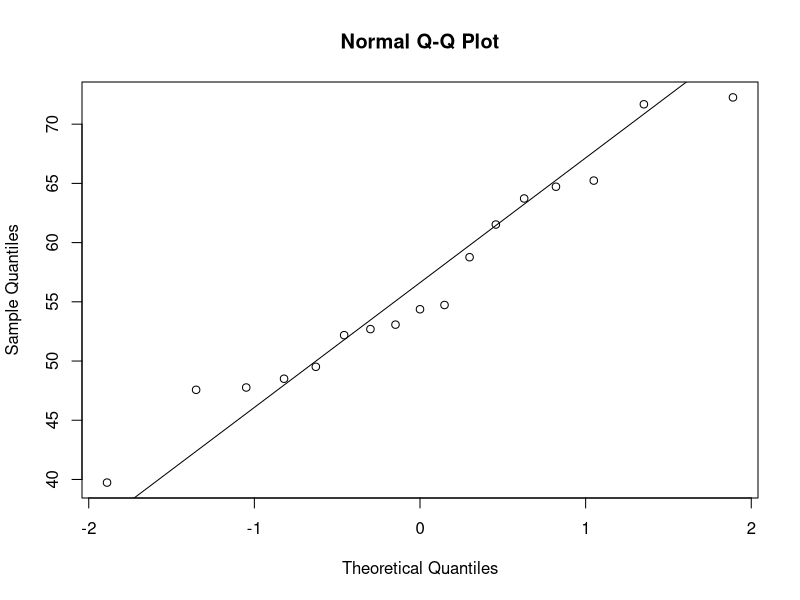
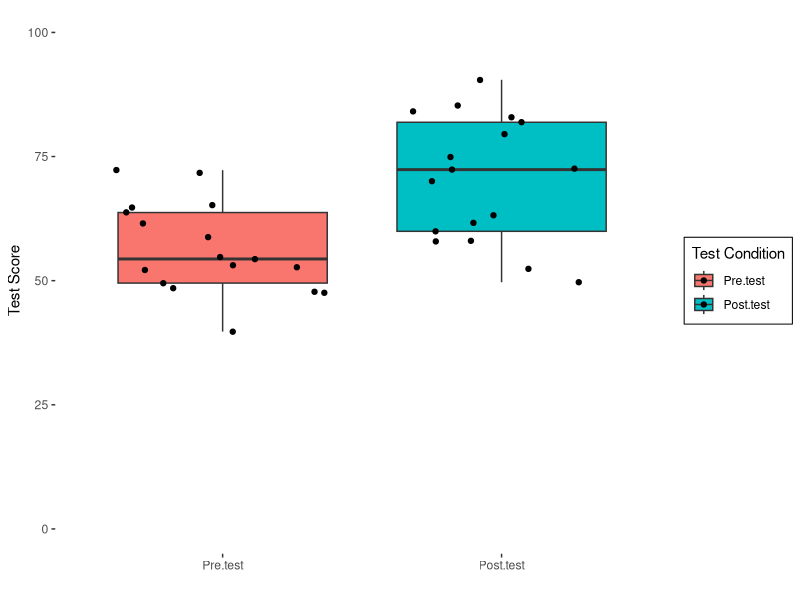

Generate these figures, in order, with R: (Note: this script raises an error after producing the figures.)
## ---- chunk 1
rm(list = ls())

# load libraries
library(psych)

# t tests
# use when you have 2 means!
# can compare your single mean against a known population, or repeated measures 



# paired-samples t-test - often a pre-test /post-test model
d <-read.csv("paired_ttest.csv") # load the data
describe(d$Pre.test) # check the means, pre-test M = 56.36, SD = 9.04, SE = 2.19
describe(d$Post.test) # check the means, post-test M = 70.39, SD = 12.54, SE = 3.04

#want to use describeBy for long format - this isn't what we have here, but we

#look at our normality with a quantile-quantile 
qqnorm(d$Pre.test) #examine QQ plots
qqline(d$Pre.test) # with line ;  make normality decision - note, normality don't matter too much with large sample size!


#paired = true is a paired samples T-test , paired=false is an independent T test.
# note that each row here is a participant
# do a two tailed test  - just looking for an extreme value - gets funny if you have a one tailed test
# sign of the T statistic is flipped depending on which group you put in first 
t.test(d$Pre.test, d$Post.test, paired = TRUE) # significant difference
# t(16) = -4.59, p < .001, 95% CI [-20.50, -7.55]

# you can calculate the Cohen's d, or the R squared for effect sizes
#R^2 = (t^2) / (t^2 +df)

#now, how do we graph this?
# we need it in the long format for ggplot

library(tidyr)
d_long <- gather(d,
                 condition, # pre or post test 
                 measurement, #the test scores
                 Pre.test:Post.test, # all of the columns from Pre.test to Post.test
                 factor_key = TRUE)

# visualize
library(ggplot2)
ggplot(d_long, aes(x = condition, y = measurement, fill = condition)) + geom_boxplot() + geom_jitter() + ylim(0,100) + xlab("") + ylab("Test Score") + 
  labs(fill='Test Condition') + 
  theme(
    panel.background = element_rect(fill= 'transparent'), #transparent panel bg
    plot.background = element_rect(fill='transparent', color=NA), #transparent plot bg
    panel.grid.major = element_blank(), #remove major gridlines
    panel.grid.minor = element_blank(), #remove minor gridlines
    legend.background = element_rect(fill='transparent'), #transparent legend bg
    legend.box.background = element_rect(fill='transparent') #transparent legend panel
  )

# rm(list =ls()) to clear the workspace

# independent-samples t-test
# fortunately, the layout can still be in wide format like with paired-sample tests
i <-read.csv("independent_ttest.csv")
describe(i$Level.6) # M = 80.73, SD = 7.95
describe(i$Level.3) # M = 63.02, SD = 26.08

t.test(i$Level.6, i$Level.3, var.equal = FALSE) # significant difference; note that R assumes unequal variances between groups; if your variance is equal, use var.equal = TRUE to conduct the student's t-test, otherwise it will run Welch's
#(we see here that SDs are different, variance is SD squared, so we know that the variances are not equal)
# t(38) = 2.90, p = .006, 95% CI [5.36, 30.04] # equal-variance assumed
# t(22.50) = 2.90, p = .008, 95% CI [5.08, 30.33] # equal-variance NOT assumed

#we could check with Levene's test - but we need to flip from wide to long

install.packages('car')
library(car)


i_long <-gather(i, Level, Score, Level.6:Level.3, factor_key = TRUE )

#Philip says "fuck Levene's test" #levenes is very dependent on sample size 
leveneTest(Score ~ Level, i_long) #significant. # Score ~ Level means "Score as a function of Level"

#plot our data
#dv = pronunciation iv= group

ggplot(i_long, aes(x = Level, y = Score, fill = Level)) + geom_violin(alpha = 0.4) + geom_jitter(aes(color = Level))  + xlab("Overall Proficency Level") + ylab("Pronounciation Accuracy (%)") + labs(fill='Test Condition') + theme(
    panel.background = element_rect(fill= 'transparent'), #transparent panel bg
    plot.background = element_rect(fill='transparent', color=NA), #transparent plot bg
    panel.grid.major = element_blank(), #remove major gridlines
    panel.grid.minor = element_blank(), #remove minor gridlines
    legend.background = element_rect(fill='transparent'), #transparent legend bg
    legend.box.background = element_rect(fill='transparent') #transparent legend panel
  )



## ---- chunk 2
rm(list = ls())


############# ONE WAY ANOVA

# You will want your data to be in long format; so if it isn't yet, go ahead and do that first.

# load libraries
library(tidyr)
library(psych)

# load data
d <- read.csv("cookie data.csv")

# convert to long format
d_long <- gather(d, cookie_type, num_chips, factor_key = TRUE)

# get descriptives
describeBy(d_long$num_chips, d_long$cookie_type)

# chips_ahoy_reg n = 20 mean= 20.65 SD= 4.61
# chips_ahoy_chewy n= 20 mean=24.5 SD=7.34
# chips_ahoy_banana_muffins n= 20 mean=32.45 SD=4.03

# do one way ANOVA
one_way_anova_results <- aov(num_chips ~ cookie_type, data = d_long)
summary(one_way_anova_results)

#             Df Sum Sq Mean Sq F value   Pr(>F)    
# cookie_type  2   1448   724.2   23.75 3.15e-08 ***
# Residuals   57   1738    30.5                   


# IMPORTANT: use oneway.test() if variances are unequal
oneway.test(num_chips ~ cookie_type, data = d_long, var.equal = TRUE) # same result as above for equal variances #default
# data:  num_chips and cookie_type
# F = 23.745, num df = 2, denom df = 57, p-value = 3.154e-08


oneway.test(num_chips ~ cookie_type, data = d_long, var.equal = FALSE) # different result if variances not equal
# data:  num_chips and cookie_type
# F = 37.666, num df = 2.000, denom df = 36.384, p-value = 1.37e-09


###Type 1 sums of squares is default for aov , SPSS usually uses Type 3 sum of squares.
## to use a type 3 sum of squares in R, use the linear model like below!

# check for equality of variance (statistically, not visually, but both are good :) )
library(car)
m1 = lm(num_chips ~ cookie_type, data=d_long) ; summary(m1)
# Residuals:
#    Min     1Q Median     3Q    Max 
# -17.50  -2.70  -0.45   3.35  11.50 
# 
# Coefficients:
#                             Estimate Std. Error t value Pr(>|t|)    
# (Intercept)                   20.650      1.235  16.722  < 2e-16 ***
# cookie_typechips_ahoy_chewy    3.850      1.746   2.205   0.0315 *  
# cookie_typebanana_muffins     11.800      1.746   6.757 8.09e-09 ***
# ---
# Signif. codes:  0 ‘***’ 0.001 ‘**’ 0.01 ‘*’ 0.05 ‘.’ 0.1 ‘ ’ 1
# 
# Residual standard error: 5.523 on 57 degrees of freedom
# Multiple R-squared:  0.4545,	Adjusted R-squared:  0.4354  ## usually do adjusted R-squared
# F-statistic: 23.74 on 2 and 57 DF,  p-value: 3.154e-08
Anova(m1, type=3)

# Anova Table (Type III tests)
# 
# Response: num_chips
#             Sum Sq Df F value    Pr(>F)    
# (Intercept) 8528.4  1 279.621 < 2.2e-16 ***
# cookie_type 1448.4  2  23.745 3.154e-08 ***
# Residuals   1738.5 57                      
# ---
# Signif. codes:  0 ‘***’ 0.001 ‘**’ 0.01 ‘*’ 0.05 ‘.’ 0.1 ‘ ’ 1


leveneTest(num_chips ~ cookie_type, data = d_long) # cannot reject null that variances are equal


############## REPEATED MEASURES ANOVA

rm(list = ls())
library(rstatix)

repeatedwide <-read.csv("pre-post-delayed wid.csv")
repeatedwide$test <-as.factor(repeated$test)
describeBy(repeatedwide$score, group = repeated$test)
# pre: M = 53.35, SD = 8.47
# post: M = 80.93, SD = 4.41
# delayed: 56.47, SD = 22.21

rmanova <-aov(repeated$widescore ~ repeatedwide$test)
summary(rmanova) 
# F(2, 72) = 29.29, p < .001

## ---- chunk 3

repeatedwide <-read.csv("pre-post-delayed wid.csv")
repeatedwide$test <-as.factor(repeatedwide$test)
library(rstatix)

# repeated measures ANOVA with rstatix()
result <- anova_test(data = repeated, dv = score, wid = id, within = test)
get_anova_table(result)
# ANOVA Table (type III tests)
# 
#   Effect  DFn   DFd      F        p p<.05   ges
# 1   test 1.12 26.95 26.704 1.08e-05     * 0.449
## ---- chunk 4

library(ggplot2)
ggplot(repeatedwide, aes(x =factor(test,level = c("pre","post", "delayed")), y = score, fill = test)) + geom_boxplot(alpha = 0.4) + geom_jitter(aes(color = test)) + xlab("") 
#+ ylab("Pronounciation Accuracy (%)") + labs(fill='Test Condition') + theme(
#     panel.background = element_rect(fill= 'transparent'), #transparent panel bg
#     plot.background = element_rect(fill='transparent', color=NA), #transparent plot bg
#     panel.grid.major = element_blank(), #remove major gridlines
#     panel.grid.minor = element_blank(), #remove minor gridlines
#     legend.background = element_rect(fill='transparent'), #transparent legend bg
#     legend.box.background = element_rect(fill='transparent') #transparent legend panel
#   )

ggplot(repeated, aes(x =factor(test,level = c("pre","post", "delayed")), y=score, group=1))+geom_line()+geom_point() + xlab("") 

#can use filter function to remove outliers. 
#make a little function to calculate 3 deviation above mean and remove

